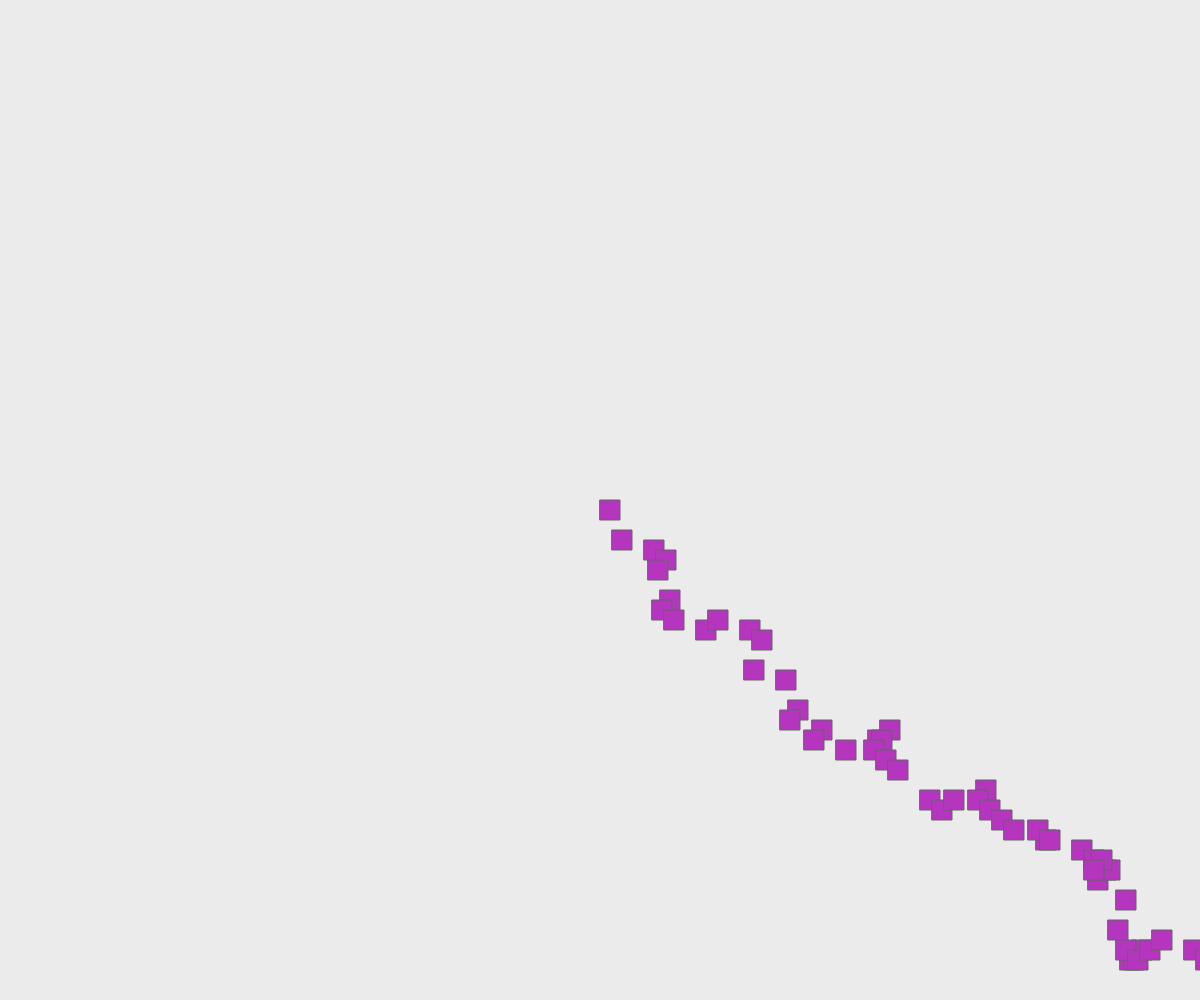
Frame 1 (no input)
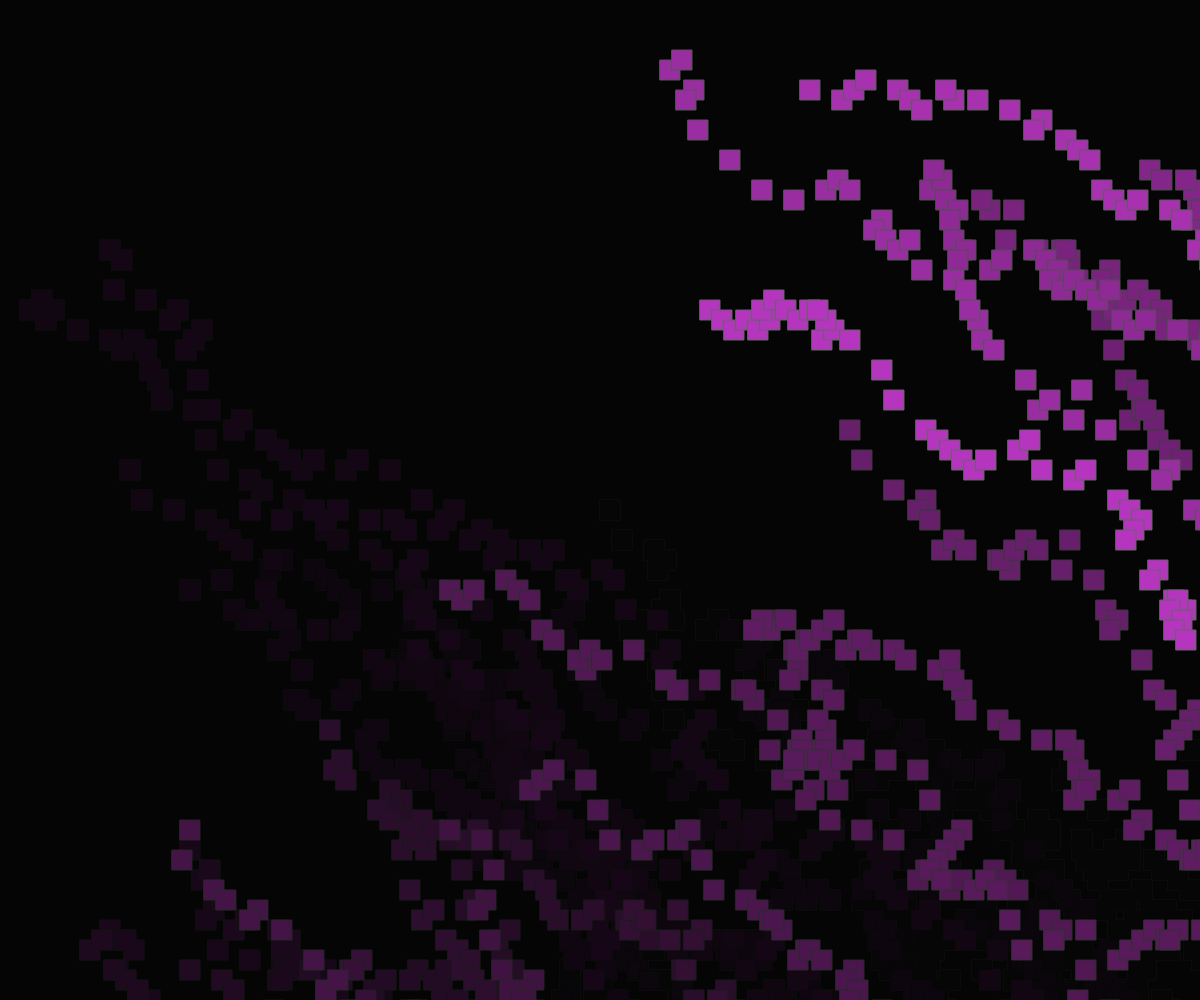
Frame 60 (no input)
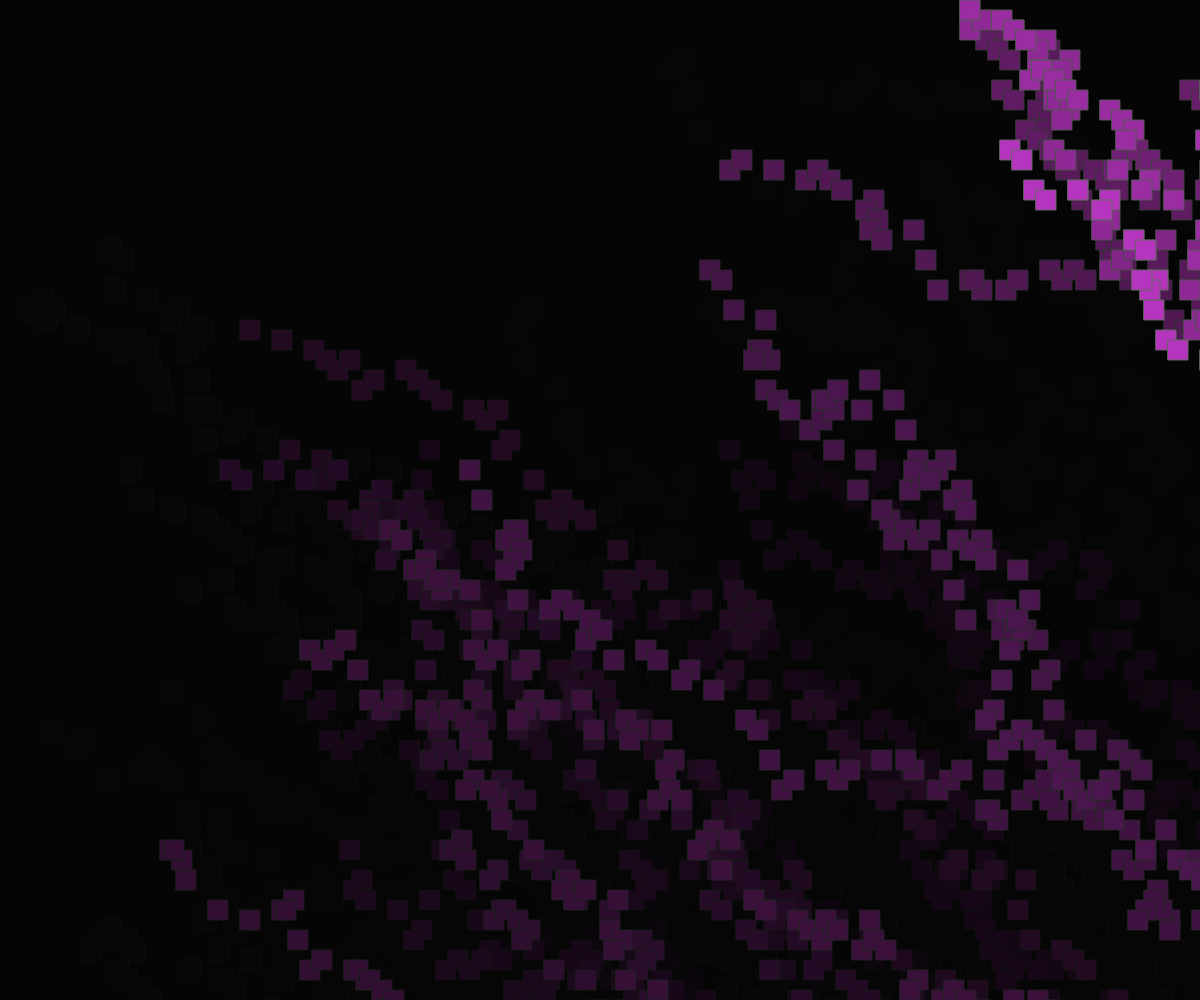
Frame 120 (the mouse pressed at the canvas centre since frame 60)

The p5.js sketch that drew these frames (run headless with seeded random() and noise() and a simulated clock; from frame 60 on, the mouse is pressed at the canvas centre):

// p5.js sketch
// ── sketch.js
let x = 0;
let y = 0;
let s = 20;

function setup() {
createCanvas(windowWidth, windowHeight);
  stroke(100);
  strokeWeight(1);
  fill(random(0,255), random(0,255), random(0,255) )
}

function draw() {
  background(0, 20);
  translate(width/2, height/2);
  rect(x*s, y*s, s, s);
  if(random() < 0.5 && x < width/2/s){ x++; }
  if(random() > 0.5 && x > -width/2/s){ x--; }
  if(random() < 0.5 && y < height/2/s){ y++; }
  if(random() > 0.5 && y > -height/2/s){ y--; }
  
    translate(width/100, height/100);
  rect(x*s, y*s, s, s);
  if(random() < 0.5 && x < width/2/s){ x++; }
  if(random() > 0.5 && x > -width/2/s){ x--; }
  if(random() < 0.5 && y < height/2/s){ y++; }
  if(random() > 0.5 && y > -height/2/s){ y--; }
  
  
      translate(width/100, height/100);
  rect(x*s, y*s, s, s);
  if(random() < 0.5 && x < width/2/s){ x++; }
  if(random() > 0.5 && x > -width/2/s){ x--; }
  if(random() < 0.5 && y < height/2/s){ y++; }
  if(random() > 0.5 && y > -height/2/s){ y--; }
  
      translate(width/100, height/100);
  rect(x*s, y*s, s, s);
  if(random() < 0.5 && x < width/2/s){ x++; }
  if(random() > 0.5 && x > -width/2/s){ x--; }
  if(random() < 0.5 && y < height/2/s){ y++; }
  if(random() > 0.5 && y > -height/2/s){ y--; }
      translate(width/100, height/100);
  rect(x*s, y*s, s, s);
  if(random() < 0.5 && x < width/2/s){ x++; }
  if(random() > 0.5 && x > -width/2/s){ x--; }
  if(random() < 0.5 && y < height/2/s){ y++; }
  if(random() > 0.5 && y > -height/2/s){ y--; }
      translate(width/100, height/100);
  rect(x*s, y*s, s, s);
  if(random() < 0.5 && x < width/2/s){ x++; }
  if(random() > 0.5 && x > -width/2/s){ x--; }
  if(random() < 0.5 && y < height/2/s){ y++; }
  if(random() > 0.5 && y > -height/2/s){ y--; }
  
      translate(width/100, height/100);
  rect(x*s, y*s, s, s);
  if(random() < 0.5 && x < width/2/s){ x++; }
  if(random() > 0.5 && x > -width/2/s){ x--; }
  if(random() < 0.5 && y < height/2/s){ y++; }
  if(random() > 0.5 && y > -height/2/s){ y--; }
      translate(width/100, height/100);
  rect(x*s, y*s, s, s);
  if(random() < 0.5 && x < width/2/s){ x++; }
  if(random() > 0.5 && x > -width/2/s){ x--; }
  if(random() < 0.5 && y < height/2/s){ y++; }
  if(random() > 0.5 && y > -height/2/s){ y--; }    translate(width/100, height/100);
  rect(x*s, y*s, s, s);
  if(random() < 0.5 && x < width/2/s){ x++; }
  if(random() > 0.5 && x > -width/2/s){ x--; }
  if(random() < 0.5 && y < height/2/s){ y++; }
  if(random() > 0.5 && y > -height/2/s){ y--; }
      translate(width/100, height/100);
  rect(x*s, y*s, s, s);
  if(random() < 0.5 && x < width/2/s){ x++; }
  if(random() > 0.5 && x > -width/2/s){ x--; }
  if(random() < 0.5 && y < height/2/s){ y++; }
  if(random() > 0.5 && y > -height/2/s){ y--; }
      translate(width/100, height/100);
  rect(x*s, y*s, s, s);
  if(random() < 0.5 && x < width/2/s){ x++; }
  if(random() > 0.5 && x > -width/2/s){ x--; }
  if(random() < 0.5 && y < height/2/s){ y++; }
  if(random() > 0.5 && y > -height/2/s){ y--; }
      translate(width/100, height/100);
  rect(x*s, y*s, s, s);
  if(random() < 0.5 && x < width/2/s){ x++; }
  if(random() > 0.5 && x > -width/2/s){ x--; }
  if(random() < 0.5 && y < height/2/s){ y++; }
  if(random() > 0.5 && y > -height/2/s){ y--; }
      translate(width/100, height/100);
  rect(x*s, y*s, s, s);
  if(random() < 0.5 && x < width/2/s){ x++; }
  if(random() > 0.5 && x > -width/2/s){ x--; }
  if(random() < 0.5 && y < height/2/s){ y++; }
  if(random() > 0.5 && y > -height/2/s){ y--; }
      translate(width/100, height/100);
  rect(x*s, y*s, s, s);
  if(random() < 0.5 && x < width/2/s){ x++; }
  if(random() > 0.5 && x > -width/2/s){ x--; }
  if(random() < 0.5 && y < height/2/s){ y++; }
  if(random() > 0.5 && y > -height/2/s){ y--; }
      translate(width/100, height/100);
  rect(x*s, y*s, s, s);
  if(random() < 0.5 && x < width/2/s){ x++; }
  if(random() > 0.5 && x > -width/2/s){ x--; }
  if(random() < 0.5 && y < height/2/s){ y++; }
  if(random() > 0.5 && y > -height/2/s){ y--; }
      translate(width/100, height/100);
  rect(x*s, y*s, s, s);
  if(random() < 0.5 && x < width/2/s){ x++; }
  if(random() > 0.5 && x > -width/2/s){ x--; }
  if(random() < 0.5 && y < height/2/s){ y++; }
  if(random() > 0.5 && y > -height/2/s){ y--; }
      translate(width/100, height/100);
  rect(x*s, y*s, s, s);
  if(random() < 0.5 && x < width/2/s){ x++; }
  if(random() > 0.5 && x > -width/2/s){ x--; }
  if(random() < 0.5 && y < height/2/s){ y++; }
  if(random() > 0.5 && y > -height/2/s){ y--; }
      translate(width/100, height/100);
  rect(x*s, y*s, s, s);
  if(random() < 0.5 && x < width/2/s){ x++; }
  if(random() > 0.5 && x > -width/2/s){ x--; }
  if(random() < 0.5 && y < height/2/s){ y++; }
  if(random() > 0.5 && y > -height/2/s){ y--; }
      translate(width/100, height/100);
  rect(x*s, y*s, s, s);
  if(random() < 0.5 && x < width/2/s){ x++; }
  if(random() > 0.5 && x > -width/2/s){ x--; }
  if(random() < 0.5 && y < height/2/s){ y++; }
  if(random() > 0.5 && y > -height/2/s){ y--; }

      translate(width/100, height/100);
  rect(x*s, y*s, s, s);
  if(random() < 0.5 && x < width/2/s){ x++; }
  if(random() > 0.5 && x > -width/2/s){ x--; }
  if(random() < 0.5 && y < height/2/s){ y++; }
  if(random() > 0.5 && y > -height/2/s){ y--; }    translate(width/100, height/100);
  rect(x*s, y*s, s, s);
  if(random() < 0.5 && x < width/2/s){ x++; }
  if(random() > 0.5 && x > -width/2/s){ x--; }
  if(random() < 0.5 && y < height/2/s){ y++; }
  if(random() > 0.5 && y > -height/2/s){ y--; }    translate(width/100, height/100);
  rect(x*s, y*s, s, s);
  if(random() < 0.5 && x < width/2/s){ x++; }
  if(random() > 0.5 && x > -width/2/s){ x--; }
  if(random() < 0.5 && y < height/2/s){ y++; }
  if(random() > 0.5 && y > -height/2/s){ y--; }    translate(width/100, height/100);
  rect(x*s, y*s, s, s);
  if(random() < 0.5 && x < width/2/s){ x++; }
  if(random() > 0.5 && x > -width/2/s){ x--; }
  if(random() < 0.5 && y < height/2/s){ y++; }
  if(random() > 0.5 && y > -height/2/s){ y--; }    translate(width/100, height/100);
  rect(x*s, y*s, s, s);
  if(random() < 0.5 && x < width/2/s){ x++; }
  if(random() > 0.5 && x > -width/2/s){ x--; }
  if(random() < 0.5 && y < height/2/s){ y++; }
  if(random() > 0.5 && y > -height/2/s){ y--; }    translate(width/100, height/100);
  rect(x*s, y*s, s, s);
  if(random() < 0.5 && x < width/2/s){ x++; }
  if(random() > 0.5 && x > -width/2/s){ x--; }
  if(random() < 0.5 && y < height/2/s){ y++; }
  if(random() > 0.5 && y > -height/2/s){ y--; }    translate(width/100, height/100);
  rect(x*s, y*s, s, s);
  if(random() < 0.5 && x < width/2/s){ x++; }
  if(random() > 0.5 && x > -width/2/s){ x--; }
  if(random() < 0.5 && y < height/2/s){ y++; }
  if(random() > 0.5 && y > -height/2/s){ y--; }    translate(width/100, height/100);
  rect(x*s, y*s, s, s);
  if(random() < 0.5 && x < width/2/s){ x++; }
  if(random() > 0.5 && x > -width/2/s){ x--; }
  if(random() < 0.5 && y < height/2/s){ y++; }
  if(random() > 0.5 && y > -height/2/s){ y--; }    translate(width/100, height/100);
  rect(x*s, y*s, s, s);
  if(random() < 0.5 && x < width/2/s){ x++; }
  if(random() > 0.5 && x > -width/2/s){ x--; }
  if(random() < 0.5 && y < height/2/s){ y++; }
  if(random() > 0.5 && y > -height/2/s){ y--; }    translate(width/100, height/100);
  rect(x*s, y*s, s, s);
  if(random() < 0.5 && x < width/2/s){ x++; }
  if(random() > 0.5 && x > -width/2/s){ x--; }
  if(random() < 0.5 && y < height/2/s){ y++; }
  if(random() > 0.5 && y > -height/2/s){ y--; }    translate(width/100, height/100);
  rect(x*s, y*s, s, s);
  if(random() < 0.5 && x < width/2/s){ x++; }
  if(random() > 0.5 && x > -width/2/s){ x--; }
  if(random() < 0.5 && y < height/2/s){ y++; }
  if(random() > 0.5 && y > -height/2/s){ y--; }    translate(width/100, height/100);
  rect(x*s, y*s, s, s);
  if(random() < 0.5 && x < width/2/s){ x++; }
  if(random() > 0.5 && x > -width/2/s){ x--; }
  if(random() < 0.5 && y < height/2/s){ y++; }
  if(random() > 0.5 && y > -height/2/s){ y--; }    translate(width/100, height/100);
  rect(x*s, y*s, s, s);
  if(random() < 0.5 && x < width/2/s){ x++; }
  if(random() > 0.5 && x > -width/2/s){ x--; }
  if(random() < 0.5 && y < height/2/s){ y++; }
  if(random() > 0.5 && y > -height/2/s){ y--; }    translate(width/100, height/100);
  rect(x*s, y*s, s, s);
  if(random() < 0.5 && x < width/2/s){ x++; }
  if(random() > 0.5 && x > -width/2/s){ x--; }
  if(random() < 0.5 && y < height/2/s){ y++; }
  if(random() > 0.5 && y > -height/2/s){ y--; }    translate(width/100, height/100);
  rect(x*s, y*s, s, s);
  if(random() < 0.5 && x < width/2/s){ x++; }
  if(random() > 0.5 && x > -width/2/s){ x--; }
  if(random() < 0.5 && y < height/2/s){ y++; }
  if(random() > 0.5 && y > -height/2/s){ y--; }    translate(width/100, height/100);
  rect(x*s, y*s, s, s);
  if(random() < 0.5 && x < width/2/s){ x++; }
  if(random() > 0.5 && x > -width/2/s){ x--; }
  if(random() < 0.5 && y < height/2/s){ y++; }
  if(random() > 0.5 && y > -height/2/s){ y--; }    translate(width/100, height/100);
  rect(x*s, y*s, s, s);
  if(random() < 0.5 && x < width/2/s){ x++; }
  if(random() > 0.5 && x > -width/2/s){ x--; }
  if(random() < 0.5 && y < height/2/s){ y++; }
  if(random() > 0.5 && y > -height/2/s){ y--; }    translate(width/100, height/100);
  rect(x*s, y*s, s, s);
  if(random() < 0.5 && x < width/2/s){ x++; }
  if(random() > 0.5 && x > -width/2/s){ x--; }
  if(random() < 0.5 && y < height/2/s){ y++; }
  if(random() > 0.5 && y > -height/2/s){ y--; }    translate(width/100, height/100);
  rect(x*s, y*s, s, s);
  if(random() < 0.5 && x < width/2/s){ x++; }
  if(random() > 0.5 && x > -width/2/s){ x--; }
  if(random() < 0.5 && y < height/2/s){ y++; }
  if(random() > 0.5 && y > -height/2/s){ y--; }    translate(width/100, height/100);
  rect(x*s, y*s, s, s);
  if(random() < 0.5 && x < width/2/s){ x++; }
  if(random() > 0.5 && x > -width/2/s){ x--; }
  if(random() < 0.5 && y < height/2/s){ y++; }
  if(random() > 0.5 && y > -height/2/s){ y--; }    translate(width/100, height/100);
  rect(x*s, y*s, s, s);
  if(random() < 0.5 && x < width/2/s){ x++; }
  if(random() > 0.5 && x > -width/2/s){ x--; }
  if(random() < 0.5 && y < height/2/s){ y++; }
  if(random() > 0.5 && y > -height/2/s){ y--; }    translate(width/100, height/100);
  rect(x*s, y*s, s, s);
  if(random() < 0.5 && x < width/2/s){ x++; }
  if(random() > 0.5 && x > -width/2/s){ x--; }
  if(random() < 0.5 && y < height/2/s){ y++; }
  if(random() > 0.5 && y > -height/2/s){ y--; }    translate(width/100, height/100);
  rect(x*s, y*s, s, s);
  if(random() < 0.5 && x < width/2/s){ x++; }
  if(random() > 0.5 && x > -width/2/s){ x--; }
  if(random() < 0.5 && y < height/2/s){ y++; }
  if(random() > 0.5 && y > -height/2/s){ y--; }    translate(width/100, height/100);
  rect(x*s, y*s, s, s);
  if(random() < 0.5 && x < width/2/s){ x++; }
  if(random() > 0.5 && x > -width/2/s){ x--; }
  if(random() < 0.5 && y < height/2/s){ y++; }
  if(random() > 0.5 && y > -height/2/s){ y--; }    translate(width/100, height/100);
  rect(x*s, y*s, s, s);
  if(random() < 0.5 && x < width/2/s){ x++; }
  if(random() > 0.5 && x > -width/2/s){ x--; }
  if(random() < 0.5 && y < height/2/s){ y++; }
  if(random() > 0.5 && y > -height/2/s){ y--; }    translate(width/100, height/100);
  rect(x*s, y*s, s, s);
  if(random() < 0.5 && x < width/2/s){ x++; }
  if(random() > 0.5 && x > -width/2/s){ x--; }
  if(random() < 0.5 && y < height/2/s){ y++; }
  if(random() > 0.5 && y > -height/2/s){ y--; }    translate(width/100, height/100);
  rect(x*s, y*s, s, s);
  if(random() < 0.5 && x < width/2/s){ x++; }
  if(random() > 0.5 && x > -width/2/s){ x--; }
  if(random() < 0.5 && y < height/2/s){ y++; }
  if(random() > 0.5 && y > -height/2/s){ y--; }    translate(width/100, height/100);
  rect(x*s, y*s, s, s);
  if(random() < 0.5 && x < width/2/s){ x++; }
  if(random() > 0.5 && x > -width/2/s){ x--; }
  if(random() < 0.5 && y < height/2/s){ y++; }
  if(random() > 0.5 && y > -height/2/s){ y--; }    translate(width/100, height/100);
  rect(x*s, y*s, s, s);
  if(random() < 0.5 && x < width/2/s){ x++; }
  if(random() > 0.5 && x > -width/2/s){ x--; }
  if(random() < 0.5 && y < height/2/s){ y++; }
  if(random() > 0.5 && y > -height/2/s){ y--; }    translate(width/100, height/100);
  rect(x*s, y*s, s, s);
  if(random() < 0.5 && x < width/2/s){ x++; }
  if(random() > 0.5 && x > -width/2/s){ x--; }
  if(random() < 0.5 && y < height/2/s){ y++; }
  if(random() > 0.5 && y > -height/2/s){ y--; }    translate(width/100, height/100);
  rect(x*s, y*s, s, s);
  if(random() < 0.5 && x < width/2/s){ x++; }
  if(random() > 0.5 && x > -width/2/s){ x--; }
  if(random() < 0.5 && y < height/2/s){ y++; }
  if(random() > 0.5 && y > -height/2/s){ y--; }    translate(width/100, height/100);
  rect(x*s, y*s, s, s);
  if(random() < 0.5 && x < width/2/s){ x++; }
  if(random() > 0.5 && x > -width/2/s){ x--; }
  if(random() < 0.5 && y < height/2/s){ y++; }
  if(random() > 0.5 && y > -height/2/s){ y--; }    translate(width/100, height/100);
  rect(x*s, y*s, s, s);
  if(random() < 0.5 && x < width/2/s){ x++; }
  if(random() > 0.5 && x > -width/2/s){ x--; }
  if(random() < 0.5 && y < height/2/s){ y++; }
  if(random() > 0.5 && y > -height/2/s){ y--; }    translate(width/100, height/100);
  rect(x*s, y*s, s, s);
  if(random() < 0.5 && x < width/2/s){ x++; }
  if(random() > 0.5 && x > -width/2/s){ x--; }
  if(random() < 0.5 && y < height/2/s){ y++; }
  if(random() > 0.5 && y > -height/2/s){ y--; }    translate(width/100, height/100);
  rect(x*s, y*s, s, s);
  if(random() < 0.5 && x < width/2/s){ x++; }
  if(random() > 0.5 && x > -width/2/s){ x--; }
  if(random() < 0.5 && y < height/2/s){ y++; }
  if(random() > 0.5 && y > -height/2/s){ y--; }    translate(width/100, height/100);
  rect(x*s, y*s, s, s);
  if(random() < 0.5 && x < width/2/s){ x++; }
  if(random() > 0.5 && x > -width/2/s){ x--; }
  if(random() < 0.5 && y < height/2/s){ y++; }
  if(random() > 0.5 && y > -height/2/s){ y--; }    translate(width/100, height/100);
  rect(x*s, y*s, s, s);
  if(random() < 0.5 && x < width/2/s){ x++; }
  if(random() > 0.5 && x > -width/2/s){ x--; }
  if(random() < 0.5 && y < height/2/s){ y++; }
  if(random() > 0.5 && y > -height/2/s){ y--; }    translate(width/100, height/100);
  rect(x*s, y*s, s, s);
  if(random() < 0.5 && x < width/2/s){ x++; }
  if(random() > 0.5 && x > -width/2/s){ x--; }
  if(random() < 0.5 && y < height/2/s){ y++; }
  if(random() > 0.5 && y > -height/2/s){ y--; }    translate(width/100, height/100);
  rect(x*s, y*s, s, s);
  if(random() < 0.5 && x < width/2/s){ x++; }
  if(random() > 0.5 && x > -width/2/s){ x--; }
  if(random() < 0.5 && y < height/2/s){ y++; }
  if(random() > 0.5 && y > -height/2/s){ y--; }    translate(width/100, height/100);
  rect(x*s, y*s, s, s);
  if(random() < 0.5 && x < width/2/s){ x++; }
  if(random() > 0.5 && x > -width/2/s){ x--; }
  if(random() < 0.5 && y < height/2/s){ y++; }
  if(random() > 0.5 && y > -height/2/s){ y--; }    translate(width/100, height/100);
  rect(x*s, y*s, s, s);
  if(random() < 0.5 && x < width/2/s){ x++; }
  if(random() > 0.5 && x > -width/2/s){ x--; }
  if(random() < 0.5 && y < height/2/s){ y++; }
  if(random() > 0.5 && y > -height/2/s){ y--; }    translate(width/100, height/100);
  rect(x*s, y*s, s, s);
  if(random() < 0.5 && x < width/2/s){ x++; }
  if(random() > 0.5 && x > -width/2/s){ x--; }
  if(random() < 0.5 && y < height/2/s){ y++; }
  if(random() > 0.5 && y > -height/2/s){ y--; }    translate(width/100, height/100);
  rect(x*s, y*s, s, s);
  if(random() < 0.5 && x < width/2/s){ x++; }
  if(random() > 0.5 && x > -width/2/s){ x--; }
  if(random() < 0.5 && y < height/2/s){ y++; }
  if(random() > 0.5 && y > -height/2/s){ y--; }    translate(width/100, height/100);
  rect(x*s, y*s, s, s);
  if(random() < 0.5 && x < width/2/s){ x++; }
  if(random() > 0.5 && x > -width/2/s){ x--; }
  if(random() < 0.5 && y < height/2/s){ y++; }
  if(random() > 0.5 && y > -height/2/s){ y--; }    translate(width/100, height/100);
  rect(x*s, y*s, s, s);
  if(random() < 0.5 && x < width/2/s){ x++; }
  if(random() > 0.5 && x > -width/2/s){ x--; }
  if(random() < 0.5 && y < height/2/s){ y++; }
  if(random() > 0.5 && y > -height/2/s){ y--; }    translate(width/100, height/100);
  rect(x*s, y*s, s, s);
  if(random() < 0.5 && x < width/2/s){ x++; }
  if(random() > 0.5 && x > -width/2/s){ x--; }
  if(random() < 0.5 && y < height/2/s){ y++; }
  if(random() > 0.5 && y > -height/2/s){ y--; }    translate(width/100, height/100);
  rect(x*s, y*s, s, s);
  if(random() < 0.5 && x < width/2/s){ x++; }
  if(random() > 0.5 && x > -width/2/s){ x--; }
  if(random() < 0.5 && y < height/2/s){ y++; }
  if(random() > 0.5 && y > -height/2/s){ y--; }    translate(width/100, height/100);
  rect(x*s, y*s, s, s);
  if(random() < 0.5 && x < width/2/s){ x++; }
  if(random() > 0.5 && x > -width/2/s){ x--; }
  if(random() < 0.5 && y < height/2/s){ y++; }
  if(random() > 0.5 && y > -height/2/s){ y--; }    translate(width/100, height/100);
  rect(x*s, y*s, s, s);
  if(random() < 0.5 && x < width/2/s){ x++; }
  if(random() > 0.5 && x > -width/2/s){ x--; }
  if(random() < 0.5 && y < height/2/s){ y++; }
  if(random() > 0.5 && y > -height/2/s){ y--; }    translate(width/100, height/100);
  rect(x*s, y*s, s, s);
  if(random() < 0.5 && x < width/2/s){ x++; }
  if(random() > 0.5 && x > -width/2/s){ x--; }
  if(random() < 0.5 && y < height/2/s){ y++; }
  if(random() > 0.5 && y > -height/2/s){ y--; }    translate(width/100, height/100);
  rect(x*s, y*s, s, s);
  if(random() < 0.5 && x < width/2/s){ x++; }
  if(random() > 0.5 && x > -width/2/s){ x--; }
  if(random() < 0.5 && y < height/2/s){ y++; }
  if(random() > 0.5 && y > -height/2/s){ y--; }    translate(width/100, height/100);
  rect(x*s, y*s, s, s);
  if(random() < 0.5 && x < width/2/s){ x++; }
  if(random() > 0.5 && x > -width/2/s){ x--; }
  if(random() < 0.5 && y < height/2/s){ y++; }
  if(random() > 0.5 && y > -height/2/s){ y--; }    translate(width/100, height/100);
  rect(x*s, y*s, s, s);
  if(random() < 0.5 && x < width/2/s){ x++; }
  if(random() > 0.5 && x > -width/2/s){ x--; }
  if(random() < 0.5 && y < height/2/s){ y++; }
  if(random() > 0.5 && y > -height/2/s){ y--; }    translate(width/100, height/100);
  rect(x*s, y*s, s, s);
  if(random() < 0.5 && x < width/2/s){ x++; }
  if(random() > 0.5 && x > -width/2/s){ x--; }
  if(random() < 0.5 && y < height/2/s){ y++; }
  if(random() > 0.5 && y > -height/2/s){ y--; }    translate(width/100, height/100);
  rect(x*s, y*s, s, s);
  if(random() < 0.5 && x < width/2/s){ x++; }
  if(random() > 0.5 && x > -width/2/s){ x--; }
  if(random() < 0.5 && y < height/2/s){ y++; }
  if(random() > 0.5 && y > -height/2/s){ y--; }    translate(width/100, height/100);
  rect(x*s, y*s, s, s);
  if(random() < 0.5 && x < width/2/s){ x++; }
  if(random() > 0.5 && x > -width/2/s){ x--; }
  if(random() < 0.5 && y < height/2/s){ y++; }
  if(random() > 0.5 && y > -height/2/s){ y--; }
  
      translate(width/100, height/100);
  rect(x*s, y*s, s, s);
  if(random() < 0.5 && x < width/2/s){ x++; }
  if(random() > 0.5 && x > -width/2/s){ x--; }
  if(random() < 0.5 && y < height/2/s){ y++; }
  if(random() > 0.5 && y > -height/2/s){ y--; }    translate(width/100, height/100);
  rect(x*s, y*s, s, s);
  if(random() < 0.5 && x < width/2/s){ x++; }
  if(random() > 0.5 && x > -width/2/s){ x--; }
  if(random() < 0.5 && y < height/2/s){ y++; }
  if(random() > 0.5 && y > -height/2/s){ y--; }    translate(width/100, height/100);
  rect(x*s, y*s, s, s);
  if(random() < 0.5 && x < width/2/s){ x++; }
  if(random() > 0.5 && x > -width/2/s){ x--; }
  if(random() < 0.5 && y < height/2/s){ y++; }
  if(random() > 0.5 && y > -height/2/s){ y--; }    translate(width/100, height/100);
  rect(x*s, y*s, s, s);
  if(random() < 0.5 && x < width/2/s){ x++; }
  if(random() > 0.5 && x > -width/2/s){ x--; }
  if(random() < 0.5 && y < height/2/s){ y++; }
  if(random() > 0.5 && y > -height/2/s){ y--; }    translate(width/100, height/100);
  rect(x*s, y*s, s, s);
  if(random() < 0.5 && x < width/2/s){ x++; }
  if(random() > 0.5 && x > -width/2/s){ x--; }
  if(random() < 0.5 && y < height/2/s){ y++; }
  if(random() > 0.5 && y > -height/2/s){ y--; }    translate(width/100, height/100);
  rect(x*s, y*s, s, s);
  if(random() < 0.5 && x < width/2/s){ x++; }
  if(random() > 0.5 && x > -width/2/s){ x--; }
  if(random() < 0.5 && y < height/2/s){ y++; }
  if(random() > 0.5 && y > -height/2/s){ y--; }    translate(width/100, height/100);
  rect(x*s, y*s, s, s);
  if(random() < 0.5 && x < width/2/s){ x++; }
  if(random() > 0.5 && x > -width/2/s){ x--; }
  if(random() < 0.5 && y < height/2/s){ y++; }
  if(random() > 0.5 && y > -height/2/s){ y--; }    translate(width/100, height/100);
  rect(x*s, y*s, s, s);
  if(random() < 0.5 && x < width/2/s){ x++; }
  if(random() > 0.5 && x > -width/2/s){ x--; }
  if(random() < 0.5 && y < height/2/s){ y++; }
  if(random() > 0.5 && y > -height/2/s){ y--; }    translate(width/100, height/100);
  rect(x*s, y*s, s, s);
  if(random() < 0.5 && x < width/2/s){ x++; }
  if(random() > 0.5 && x > -width/2/s){ x--; }
  if(random() < 0.5 && y < height/2/s){ y++; }
  if(random() > 0.5 && y > -height/2/s){ y--; }    translate(width/100, height/100);
  rect(x*s, y*s, s, s);
  if(random() < 0.5 && x < width/2/s){ x++; }
  if(random() > 0.5 && x > -width/2/s){ x--; }
  if(random() < 0.5 && y < height/2/s){ y++; }
  if(random() > 0.5 && y > -height/2/s){ y--; }    translate(width/100, height/100);
  rect(x*s, y*s, s, s);
  if(random() < 0.5 && x < width/2/s){ x++; }
  if(random() > 0.5 && x > -width/2/s){ x--; }
  if(random() < 0.5 && y < height/2/s){ y++; }
  if(random() > 0.5 && y > -height/2/s){ y--; }    translate(width/100, height/100);
  rect(x*s, y*s, s, s);
  if(random() < 0.5 && x < width/2/s){ x++; }
  if(random() > 0.5 && x > -width/2/s){ x--; }
  if(random() < 0.5 && y < height/2/s){ y++; }
  if(random() > 0.5 && y > -height/2/s){ y--; }    translate(width/100, height/100);
  rect(x*s, y*s, s, s);
  if(random() < 0.5 && x < width/2/s){ x++; }
  if(random() > 0.5 && x > -width/2/s){ x--; }
  if(random() < 0.5 && y < height/2/s){ y++; }
  if(random() > 0.5 && y > -height/2/s){ y--; }    translate(width/100, height/100);
  rect(x*s, y*s, s, s);
  if(random() < 0.5 && x < width/2/s){ x++; }
  if(random() > 0.5 && x > -width/2/s){ x--; }
  if(random() < 0.5 && y < height/2/s){ y++; }
  if(random() > 0.5 && y > -height/2/s){ y--; }    translate(width/100, height/100);
  rect(x*s, y*s, s, s);
  if(random() < 0.5 && x < width/2/s){ x++; }
  if(random() > 0.5 && x > -width/2/s){ x--; }
  if(random() < 0.5 && y < height/2/s){ y++; }
  if(random() > 0.5 && y > -height/2/s){ y--; }    translate(width/100, height/100);
  rect(x*s, y*s, s, s);
  if(random() < 0.5 && x < width/2/s){ x++; }
  if(random() > 0.5 && x > -width/2/s){ x--; }
  if(random() < 0.5 && y < height/2/s){ y++; }
  if(random() > 0.5 && y > -height/2/s){ y--; }    translate(width/100, height/100);
  rect(x*s, y*s, s, s);
  if(random() < 0.5 && x < width/2/s){ x++; }
  if(random() > 0.5 && x > -width/2/s){ x--; }
  if(random() < 0.5 && y < height/2/s){ y++; }
  if(random() > 0.5 && y > -height/2/s){ y--; }    translate(width/100, height/100);
  rect(x*s, y*s, s, s);
  if(random() < 0.5 && x < width/2/s){ x++; }
  if(random() > 0.5 && x > -width/2/s){ x--; }
  if(random() < 0.5 && y < height/2/s){ y++; }
  if(random() > 0.5 && y > -height/2/s){ y--; }    translate(width/100, height/100);
  rect(x*s, y*s, s, s);
  if(random() < 0.5 && x < width/2/s){ x++; }
  if(random() > 0.5 && x > -width/2/s){ x--; }
  if(random() < 0.5 && y < height/2/s){ y++; }
  if(random() > 0.5 && y > -height/2/s){ y--; }    translate(width/100, height/100);
  rect(x*s, y*s, s, s);
  if(random() < 0.5 && x < width/2/s){ x++; }
  if(random() > 0.5 && x > -width/2/s){ x--; }
  if(random() < 0.5 && y < height/2/s){ y++; }
  if(random() > 0.5 && y > -height/2/s){ y--; }    translate(width/100, height/100);
  rect(x*s, y*s, s, s);
  if(random() < 0.5 && x < width/2/s){ x++; }
  if(random() > 0.5 && x > -width/2/s){ x--; }
  if(random() < 0.5 && y < height/2/s){ y++; }
  if(random() > 0.5 && y > -height/2/s){ y--; }    translate(width/100, height/100);
  rect(x*s, y*s, s, s);
  if(random() < 0.5 && x < width/2/s){ x++; }
  if(random() > 0.5 && x > -width/2/s){ x--; }
  if(random() < 0.5 && y < height/2/s){ y++; }
  if(random() > 0.5 && y > -height/2/s){ y--; }    translate(width/100, height/100);
  rect(x*s, y*s, s, s);
  if(random() < 0.5 && x < width/2/s){ x++; }
  if(random() > 0.5 && x > -width/2/s){ x--; }
  if(random() < 0.5 && y < height/2/s){ y++; }
  if(random() > 0.5 && y > -height/2/s){ y--; }    translate(width/100, height/100);
  rect(x*s, y*s, s, s);
  if(random() < 0.5 && x < width/2/s){ x++; }
  if(random() > 0.5 && x > -width/2/s){ x--; }
  if(random() < 0.5 && y < height/2/s){ y++; }
  if(random() > 0.5 && y > -height/2/s){ y--; }    translate(width/100, height/100);
  rect(x*s, y*s, s, s);
  if(random() < 0.5 && x < width/2/s){ x++; }
  if(random() > 0.5 && x > -width/2/s){ x--; }
  if(random() < 0.5 && y < height/2/s){ y++; }
  if(random() > 0.5 && y > -height/2/s){ y--; }    translate(width/100, height/100);
  rect(x*s, y*s, s, s);
  if(random() < 0.5 && x < width/2/s){ x++; }
  if(random() > 0.5 && x > -width/2/s){ x--; }
  if(random() < 0.5 && y < height/2/s){ y++; }
  if(random() > 0.5 && y > -height/2/s){ y--; }    translate(width/100, height/100);
  rect(x*s, y*s, s, s);
  if(random() < 0.5 && x < width/2/s){ x++; }
  if(random() > 0.5 && x > -width/2/s){ x--; }
  if(random() < 0.5 && y < height/2/s){ y++; }
  if(random() > 0.5 && y > -height/2/s){ y--; }    translate(width/100, height/100);
  rect(x*s, y*s, s, s);
  if(random() < 0.5 && x < width/2/s){ x++; }
  if(random() > 0.5 && x > -width/2/s){ x--; }
  if(random() < 0.5 && y < height/2/s){ y++; }
  if(random() > 0.5 && y > -height/2/s){ y--; }    translate(width/100, height/100);
  rect(x*s, y*s, s, s);
  if(random() < 0.5 && x < width/2/s){ x++; }
  if(random() > 0.5 && x > -width/2/s){ x--; }
  if(random() < 0.5 && y < height/2/s){ y++; }
  if(random() > 0.5 && y > -height/2/s){ y--; }    translate(width/100, height/100);
  rect(x*s, y*s, s, s);
  if(random() < 0.5 && x < width/2/s){ x++; }
  if(random() > 0.5 && x > -width/2/s){ x--; }
  if(random() < 0.5 && y < height/2/s){ y++; }
  if(random() > 0.5 && y > -height/2/s){ y--; }    translate(width/100, height/100);
  rect(x*s, y*s, s, s);
  if(random() < 0.5 && x < width/2/s){ x++; }
  if(random() > 0.5 && x > -width/2/s){ x--; }
  if(random() < 0.5 && y < height/2/s){ y++; }
  if(random() > 0.5 && y > -height/2/s){ y--; }    translate(width/100, height/100);
  rect(x*s, y*s, s, s);
  if(random() < 0.5 && x < width/2/s){ x++; }
  if(random() > 0.5 && x > -width/2/s){ x--; }
  if(random() < 0.5 && y < height/2/s){ y++; }
  if(random() > 0.5 && y > -height/2/s){ y--; }    translate(width/100, height/100);
  rect(x*s, y*s, s, s);
  if(random() < 0.5 && x < width/2/s){ x++; }
  if(random() > 0.5 && x > -width/2/s){ x--; }
  if(random() < 0.5 && y < height/2/s){ y++; }
  if(random() > 0.5 && y > -height/2/s){ y--; }    translate(width/100, height/100);
  rect(x*s, y*s, s, s);
  if(random() < 0.5 && x < width/2/s){ x++; }
  if(random() > 0.5 && x > -width/2/s){ x--; }
  if(random() < 0.5 && y < height/2/s){ y++; }
  if(random() > 0.5 && y > -height/2/s){ y--; }    translate(width/100, height/100);
  rect(x*s, y*s, s, s);
  if(random() < 0.5 && x < width/2/s){ x++; }
  if(random() > 0.5 && x > -width/2/s){ x--; }
  if(random() < 0.5 && y < height/2/s){ y++; }
  if(random() > 0.5 && y > -height/2/s){ y--; }    translate(width/100, height/100);
  rect(x*s, y*s, s, s);
  if(random() < 0.5 && x < width/2/s){ x++; }
  if(random() > 0.5 && x > -width/2/s){ x--; }
  if(random() < 0.5 && y < height/2/s){ y++; }
  if(random() > 0.5 && y > -height/2/s){ y--; }    translate(width/100, height/100);
  rect(x*s, y*s, s, s);
  if(random() < 0.5 && x < width/2/s){ x++; }
  if(random() > 0.5 && x > -width/2/s){ x--; }
  if(random() < 0.5 && y < height/2/s){ y++; }
  if(random() > 0.5 && y > -height/2/s){ y--; }    translate(width/100, height/100);
  rect(x*s, y*s, s, s);
  if(random() < 0.5 && x < width/2/s){ x++; }
  if(random() > 0.5 && x > -width/2/s){ x--; }
  if(random() < 0.5 && y < height/2/s){ y++; }
  if(random() > 0.5 && y > -height/2/s){ y--; }    translate(width/100, height/100);
  rect(x*s, y*s, s, s);
  if(random() < 0.5 && x < width/2/s){ x++; }
  if(random() > 0.5 && x > -width/2/s){ x--; }
  if(random() < 0.5 && y < height/2/s){ y++; }
  if(random() > 0.5 && y > -height/2/s){ y--; }    translate(width/100, height/100);
  rect(x*s, y*s, s, s);
  if(random() < 0.5 && x < width/2/s){ x++; }
  if(random() > 0.5 && x > -width/2/s){ x--; }
  if(random() < 0.5 && y < height/2/s){ y++; }
  if(random() > 0.5 && y > -height/2/s){ y--; }    translate(width/100, height/100);
  rect(x*s, y*s, s, s);
  if(random() < 0.5 && x < width/2/s){ x++; }
  if(random() > 0.5 && x > -width/2/s){ x--; }
  if(random() < 0.5 && y < height/2/s){ y++; }
  if(random() > 0.5 && y > -height/2/s){ y--; }    translate(width/100, height/100);
  rect(x*s, y*s, s, s);
  if(random() < 0.5 && x < width/2/s){ x++; }
  if(random() > 0.5 && x > -width/2/s){ x--; }
  if(random() < 0.5 && y < height/2/s){ y++; }
  if(random() > 0.5 && y > -height/2/s){ y--; }    translate(width/100, height/100);
  rect(x*s, y*s, s, s);
  if(random() < 0.5 && x < width/2/s){ x++; }
  if(random() > 0.5 && x > -width/2/s){ x--; }
  if(random() < 0.5 && y < height/2/s){ y++; }
  if(random() > 0.5 && y > -height/2/s){ y--; }    translate(width/100, height/100);
  rect(x*s, y*s, s, s);
  if(random() < 0.5 && x < width/2/s){ x++; }
  if(random() > 0.5 && x > -width/2/s){ x--; }
  if(random() < 0.5 && y < height/2/s){ y++; }
  if(random() > 0.5 && y > -height/2/s){ y--; }    translate(width/100, height/100);
  rect(x*s, y*s, s, s);
  if(random() < 0.5 && x < width/2/s){ x++; }
  if(random() > 0.5 && x > -width/2/s){ x--; }
  if(random() < 0.5 && y < height/2/s){ y++; }
  if(random() > 0.5 && y > -height/2/s){ y--; }    translate(width/100, height/100);
  rect(x*s, y*s, s, s);
  if(random() < 0.5 && x < width/2/s){ x++; }
  if(random() > 0.5 && x > -width/2/s){ x--; }
  if(random() < 0.5 && y < height/2/s){ y++; }
  if(random() > 0.5 && y > -height/2/s){ y--; }    translate(width/100, height/100);
  rect(x*s, y*s, s, s);
  if(random() < 0.5 && x < width/2/s){ x++; }
  if(random() > 0.5 && x > -width/2/s){ x--; }
  if(random() < 0.5 && y < height/2/s){ y++; }
  if(random() > 0.5 && y > -height/2/s){ y--; }    translate(width/100, height/100);
  rect(x*s, y*s, s, s);
  if(random() < 0.5 && x < width/2/s){ x++; }
  if(random() > 0.5 && x > -width/2/s){ x--; }
  if(random() < 0.5 && y < height/2/s){ y++; }
  if(random() > 0.5 && y > -height/2/s){ y--; }    translate(width/100, height/100);
  rect(x*s, y*s, s, s);
  if(random() < 0.5 && x < width/2/s){ x++; }
  if(random() > 0.5 && x > -width/2/s){ x--; }
  if(random() < 0.5 && y < height/2/s){ y++; }
  if(random() > 0.5 && y > -height/2/s){ y--; }    translate(width/100, height/100);
  rect(x*s, y*s, s, s);
  if(random() < 0.5 && x < width/2/s){ x++; }
  if(random() > 0.5 && x > -width/2/s){ x--; }
  if(random() < 0.5 && y < height/2/s){ y++; }
  if(random() > 0.5 && y > -height/2/s){ y--; }    translate(width/100, height/100);
  rect(x*s, y*s, s, s);
  if(random() < 0.5 && x < width/2/s){ x++; }
  if(random() > 0.5 && x > -width/2/s){ x--; }
  if(random() < 0.5 && y < height/2/s){ y++; }
  if(random() > 0.5 && y > -height/2/s){ y--; }    translate(width/100, height/100);
  rect(x*s, y*s, s, s);
  if(random() < 0.5 && x < width/2/s){ x++; }
  if(random() > 0.5 && x > -width/2/s){ x--; }
  if(random() < 0.5 && y < height/2/s){ y++; }
  if(random() > 0.5 && y > -height/2/s){ y--; }    translate(width/100, height/100);
  rect(x*s, y*s, s, s);
  if(random() < 0.5 && x < width/2/s){ x++; }
  if(random() > 0.5 && x > -width/2/s){ x--; }
  if(random() < 0.5 && y < height/2/s){ y++; }
  if(random() > 0.5 && y > -height/2/s){ y--; }    translate(width/100, height/100);
  rect(x*s, y*s, s, s);
  if(random() < 0.5 && x < width/2/s){ x++; }
  if(random() > 0.5 && x > -width/2/s){ x--; }
  if(random() < 0.5 && y < height/2/s){ y++; }
  if(random() > 0.5 && y > -height/2/s){ y--; }    translate(width/100, height/100);
  rect(x*s, y*s, s, s);
  if(random() < 0.5 && x < width/2/s){ x++; }
  if(random() > 0.5 && x > -width/2/s){ x--; }
  if(random() < 0.5 && y < height/2/s){ y++; }
  if(random() > 0.5 && y > -height/2/s){ y--; }    translate(width/100, height/100);
  rect(x*s, y*s, s, s);
  if(random() < 0.5 && x < width/2/s){ x++; }
  if(random() > 0.5 && x > -width/2/s){ x--; }
  if(random() < 0.5 && y < height/2/s){ y++; }
  if(random() > 0.5 && y > -height/2/s){ y--; }    translate(width/100, height/100);
  rect(x*s, y*s, s, s);
  if(random() < 0.5 && x < width/2/s){ x++; }
  if(random() > 0.5 && x > -width/2/s){ x--; }
  if(random() < 0.5 && y < height/2/s){ y++; }
  if(random() > 0.5 && y > -height/2/s){ y--; }    translate(width/100, height/100);
  rect(x*s, y*s, s, s);
  if(random() < 0.5 && x < width/2/s){ x++; }
  if(random() > 0.5 && x > -width/2/s){ x--; }
  if(random() < 0.5 && y < height/2/s){ y++; }
  if(random() > 0.5 && y > -height/2/s){ y--; }    translate(width/100, height/100);
  rect(x*s, y*s, s, s);
  if(random() < 0.5 && x < width/2/s){ x++; }
  if(random() > 0.5 && x > -width/2/s){ x--; }
  if(random() < 0.5 && y < height/2/s){ y++; }
  if(random() > 0.5 && y > -height/2/s){ y--; }    translate(width/100, height/100);
  rect(x*s, y*s, s, s);
  if(random() < 0.5 && x < width/2/s){ x++; }
  if(random() > 0.5 && x > -width/2/s){ x--; }
  if(random() < 0.5 && y < height/2/s){ y++; }
  if(random() > 0.5 && y > -height/2/s){ y--; }    translate(width/100, height/100);
  rect(x*s, y*s, s, s);
  if(random() < 0.5 && x < width/2/s){ x++; }
  if(random() > 0.5 && x > -width/2/s){ x--; }
  if(random() < 0.5 && y < height/2/s){ y++; }
  if(random() > 0.5 && y > -height/2/s){ y--; }    translate(width/100, height/100);
  rect(x*s, y*s, s, s);
  if(random() < 0.5 && x < width/2/s){ x++; }
  if(random() > 0.5 && x > -width/2/s){ x--; }
  if(random() < 0.5 && y < height/2/s){ y++; }
  if(random() > 0.5 && y > -height/2/s){ y--; }    translate(width/100, height/100);
  rect(x*s, y*s, s, s);
  if(random() < 0.5 && x < width/2/s){ x++; }
  if(random() > 0.5 && x > -width/2/s){ x--; }
  if(random() < 0.5 && y < height/2/s){ y++; }
  if(random() > 0.5 && y > -height/2/s){ y--; }    translate(width/100, height/100);
  rect(x*s, y*s, s, s);
  if(random() < 0.5 && x < width/2/s){ x++; }
  if(random() > 0.5 && x > -width/2/s){ x--; }
  if(random() < 0.5 && y < height/2/s){ y++; }
  if(random() > 0.5 && y > -height/2/s){ y--; }    translate(width/100, height/100);
  rect(x*s, y*s, s, s);
  if(random() < 0.5 && x < width/2/s){ x++; }
  if(random() > 0.5 && x > -width/2/s){ x--; }
  if(random() < 0.5 && y < height/2/s){ y++; }
  if(random() > 0.5 && y > -height/2/s){ y--; }    translate(width/100, height/100);
  rect(x*s, y*s, s, s);
  if(random() < 0.5 && x < width/2/s){ x++; }
  if(random() > 0.5 && x > -width/2/s){ x--; }
  if(random() < 0.5 && y < height/2/s){ y++; }
  if(random() > 0.5 && y > -height/2/s){ y--; }    translate(width/100, height/100);
  rect(x*s, y*s, s, s);
  if(random() < 0.5 && x < width/2/s){ x++; }
  if(random() > 0.5 && x > -width/2/s){ x--; }
  if(random() < 0.5 && y < height/2/s){ y++; }
  if(random() > 0.5 && y > -height/2/s){ y--; }    translate(width/100, height/100);
  rect(x*s, y*s, s, s);
  if(random() < 0.5 && x < width/2/s){ x++; }
  if(random() > 0.5 && x > -width/2/s){ x--; }
  if(random() < 0.5 && y < height/2/s){ y++; }
  if(random() > 0.5 && y > -height/2/s){ y--; }    translate(width/100, height/100);
  rect(x*s, y*s, s, s);
  if(random() < 0.5 && x < width/2/s){ x++; }
  if(random() > 0.5 && x > -width/2/s){ x--; }
  if(random() < 0.5 && y < height/2/s){ y++; }
  if(random() > 0.5 && y > -height/2/s){ y--; }    translate(width/100, height/100);
  rect(x*s, y*s, s, s);
  if(random() < 0.5 && x < width/2/s){ x++; }
  if(random() > 0.5 && x > -width/2/s){ x--; }
  if(random() < 0.5 && y < height/2/s){ y++; }
  if(random() > 0.5 && y > -height/2/s){ y--; }    translate(width/100, height/100);
  rect(x*s, y*s, s, s);
  if(random() < 0.5 && x < width/2/s){ x++; }
  if(random() > 0.5 && x > -width/2/s){ x--; }
  if(random() < 0.5 && y < height/2/s){ y++; }
  if(random() > 0.5 && y > -height/2/s){ y--; }
  
}
